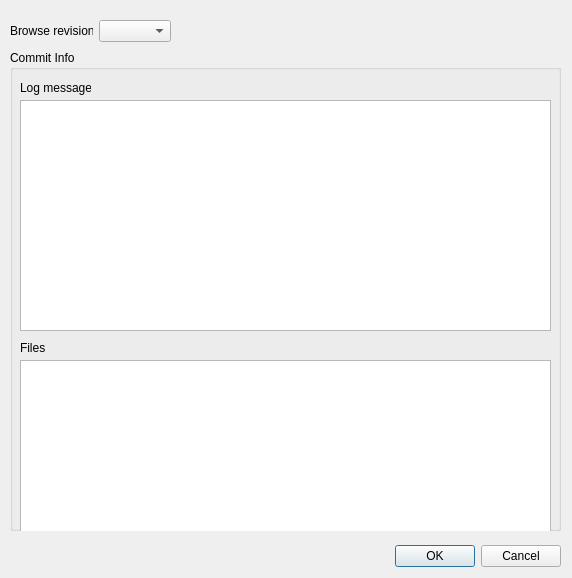
<?xml version="1.0" encoding="UTF-8"?>
<ui version="4.0">
 <class>Dialog</class>
 <widget class="QDialog" name="Dialog">
  <property name="geometry">
   <rect>
    <x>0</x>
    <y>0</y>
    <width>572</width>
    <height>578</height>
   </rect>
  </property>
  <property name="windowTitle">
   <string>IDA-SYNƎЯGY - Browsing log</string>
  </property>
  <widget class="QDialogButtonBox" name="buttonBox">
   <property name="geometry">
    <rect>
     <x>10</x>
     <y>540</y>
     <width>551</width>
     <height>32</height>
    </rect>
   </property>
   <property name="orientation">
    <enum>Qt::Horizontal</enum>
   </property>
   <property name="standardButtons">
    <set>QDialogButtonBox::Cancel|QDialogButtonBox::Ok</set>
   </property>
  </widget>
  <widget class="QGroupBox" name="groupBox">
   <property name="geometry">
    <rect>
     <x>10</x>
     <y>50</y>
     <width>551</width>
     <height>481</height>
    </rect>
   </property>
   <property name="title">
    <string>Commit Info</string>
   </property>
   <widget class="QPlainTextEdit" name="plainTextEdit">
    <property name="geometry">
     <rect>
      <x>10</x>
      <y>50</y>
      <width>531</width>
      <height>231</height>
     </rect>
    </property>
   </widget>
   <widget class="QColumnView" name="columnView">
    <property name="geometry">
     <rect>
      <x>10</x>
      <y>310</y>
      <width>531</width>
      <height>192</height>
     </rect>
    </property>
   </widget>
   <widget class="QLabel" name="label">
    <property name="geometry">
     <rect>
      <x>10</x>
      <y>290</y>
      <width>71</width>
      <height>16</height>
     </rect>
    </property>
    <property name="text">
     <string>Files</string>
    </property>
   </widget>
   <widget class="QLabel" name="label_2">
    <property name="geometry">
     <rect>
      <x>10</x>
      <y>30</y>
      <width>71</width>
      <height>16</height>
     </rect>
    </property>
    <property name="text">
     <string>Log message</string>
    </property>
   </widget>
  </widget>
  <widget class="QWidget" name="">
   <property name="geometry">
    <rect>
     <x>0</x>
     <y>0</y>
     <width>2</width>
     <height>2</height>
    </rect>
   </property>
   <layout class="QVBoxLayout" name="verticalLayout"/>
  </widget>
  <widget class="QWidget" name="">
   <property name="geometry">
    <rect>
     <x>10</x>
     <y>20</y>
     <width>161</width>
     <height>22</height>
    </rect>
   </property>
   <layout class="QHBoxLayout" name="horizontalLayout">
    <item>
     <widget class="QLabel" name="label_3">
      <property name="text">
       <string>Browse revision:</string>
      </property>
     </widget>
    </item>
    <item>
     <widget class="QComboBox" name="comboBox"/>
    </item>
   </layout>
  </widget>
 </widget>
 <resources/>
 <connections>
  <connection>
   <sender>buttonBox</sender>
   <signal>accepted()</signal>
   <receiver>Dialog</receiver>
   <slot>accept()</slot>
   <hints>
    <hint type="sourcelabel">
     <x>248</x>
     <y>254</y>
    </hint>
    <hint type="destinationlabel">
     <x>157</x>
     <y>274</y>
    </hint>
   </hints>
  </connection>
  <connection>
   <sender>buttonBox</sender>
   <signal>rejected()</signal>
   <receiver>Dialog</receiver>
   <slot>reject()</slot>
   <hints>
    <hint type="sourcelabel">
     <x>316</x>
     <y>260</y>
    </hint>
    <hint type="destinationlabel">
     <x>286</x>
     <y>274</y>
    </hint>
   </hints>
  </connection>
 </connections>
</ui>
